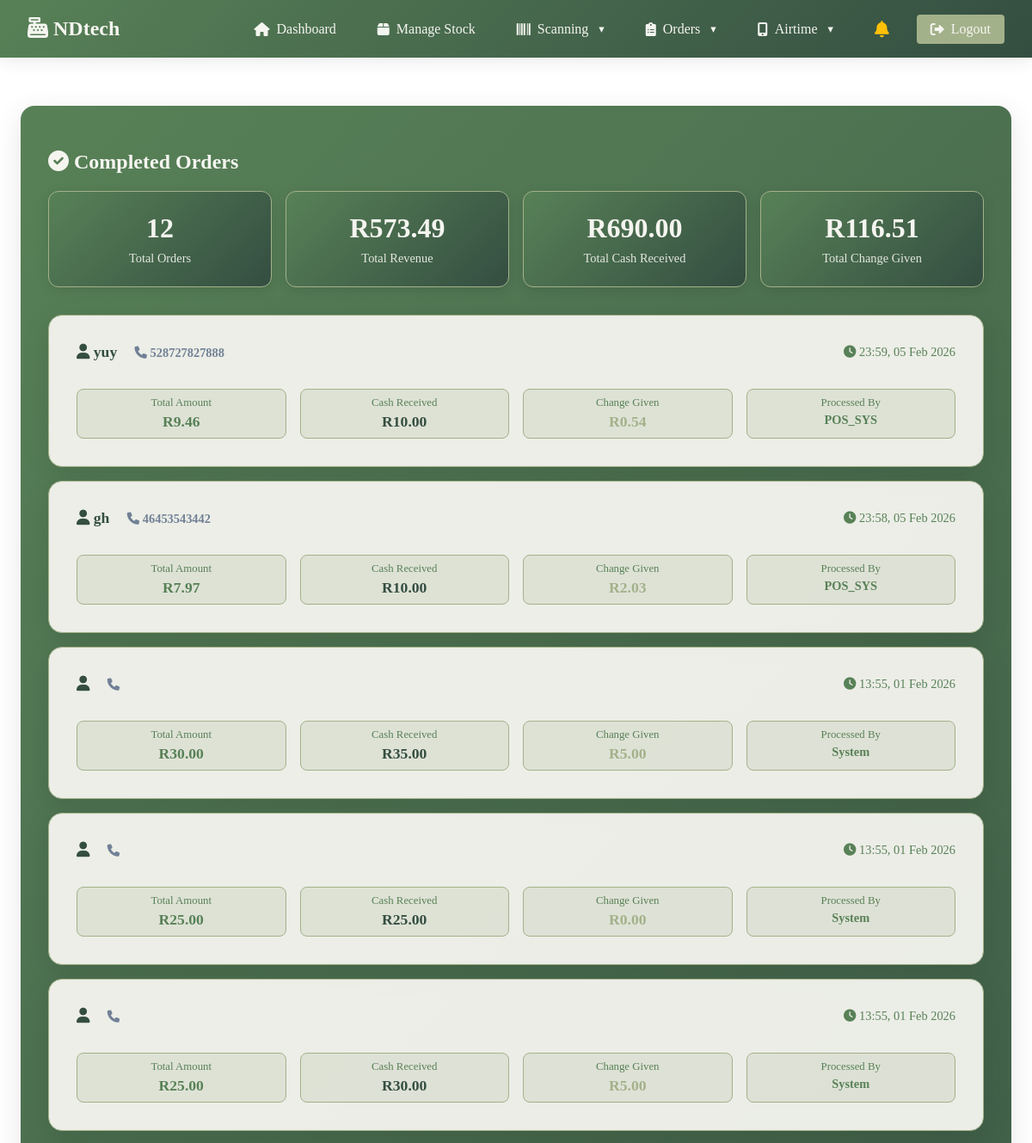
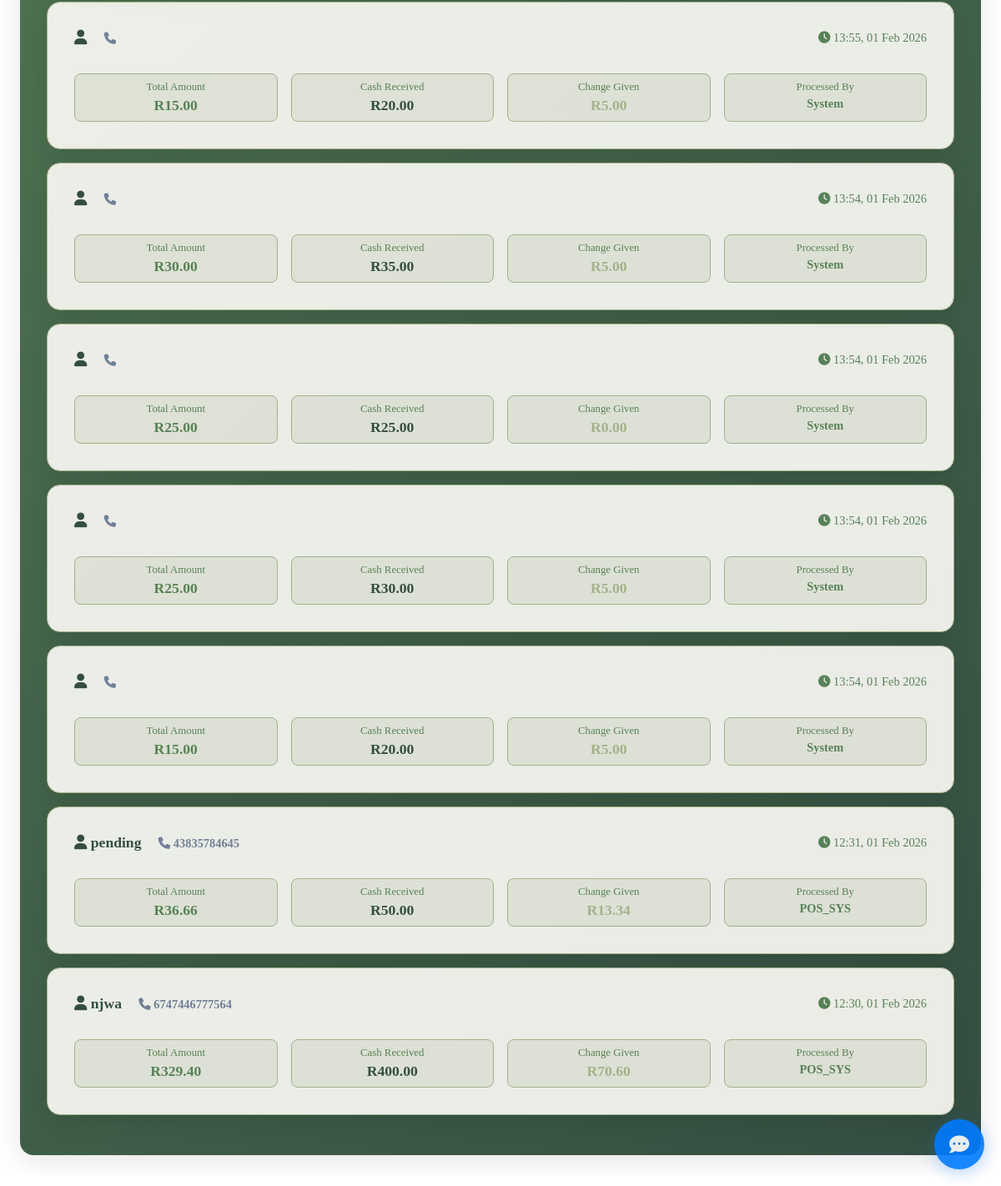
Screenshot of /completed_orders/ (signed in) with the database file from the repository (2 pictures, top to bottom).
### nano/models.py (models this page shows, shortened)
class CompletedOrder(models.Model):
    PAYMENT_METHOD_CHOICES = [
        ('cash', 'Cash'),
        ('card', 'Card'),
        ('mobile', 'Mobile Payment'),
    ]
    customer_name = models.CharField(max_length=100)
    customer_name_encrypted = models.TextField(blank=True, null=True)
    customer_phone = models.CharField(max_length=15)
    customer_phone_encrypted = models.TextField(blank=True, null=True)
    customer_email = models.EmailField(blank=True, null=True)
    customer_email_encrypted = models.TextField(blank=True, null=True)
    items = models.JSONField()  # Store cart items as JSON
    total = models.DecimalField(max_digits=10, decimal_places=2)
    cash_received = models.DecimalField(max_digits=10, decimal_places=2)
    change_given = models.DecimalField(max_digits=10, decimal_places=2)
    payment_method = models.CharField(max_length=10, choices=PAYMENT_METHOD_CHOICES, default='cash')
    completed_at = models.DateTimeField(auto_now_add=True)
    processed_by = models.ForeignKey(User, on_delete=models.SET_NULL, null=True)

### nano/views_legacy.py (the view)
# urls.py: path('completed_orders/', views.completed_orders, name='completed_orders'),
@login_required
def completed_orders(request):
    if not (request.user.is_superuser or (hasattr(request.user, 'userprofile') and request.user.userprofile.role in ['admin', 'manager', 'cashier'])):
        return HttpResponseForbidden("You do not have permission to access this page.")
    orders = CompletedOrder.objects.all().order_by('-completed_at')
    total_orders = orders.count()
    total_revenue = orders.aggregate(total=Sum('total'))['total'] or 0
    total_cash_received = orders.aggregate(total=Sum('cash_received'))['total'] or 0
    total_change_given = orders.aggregate(total=Sum('change_given'))['total'] or 0
    paginator = Paginator(orders, 20)
    page_number = request.GET.get('page')
    page_obj = paginator.get_page(page_number)
    return render(request, 'nano/completed_orders.html', {
        'orders': page_obj,
        'total_orders': total_orders,
        'total_revenue': total_revenue,
        'total_cash_received': total_cash_received,
        'total_change_given': total_change_given
    })

### nano/authentication.py (called while the page is built)
    def get_user(self, user_id):
        try:
            user = User.objects.get(pk=user_id)
            if not user.is_active:
                return None
            try:
                user_profile = UserProfile.objects.get(user=user)
                if not user_profile.is_active:
                    return None
            except UserProfile.DoesNotExist:
                pass
            return user
        except User.DoesNotExist:
            return None

### nano/context_processors.py (called while the page is built)
def user_company_name(request):
    if request.user.is_authenticated and hasattr(request.user, 'userprofile'):
        company_name = getattr(request.user.userprofile, 'company_name', None)
        if company_name:
            return {'user_company_name': company_name}
    return {'user_company_name': 'NDtech'}

### nano/templates/nano/completed_orders.html (shortened to what this page needs)
{% extends 'nano/base.html' %}
{% load static %}
{% load dict_filters %}
{% block extra_css %}
<link rel="stylesheet" href="{% static 'nano/completed_orders.css' %}">
{% endblock %}
{% block content %}
        <div class="orders-container">
            <h2><i class="fas fa-check-circle"></i> Completed Orders</h2>
            <div class="stats-summary">
                <div class="stat-card">
                    <div class="stat-value">{{ total_orders }}</div>
                    <div class="stat-label">Total Orders</div>
                </div>
                <div class="stat-card">
                    <div class="stat-value">R{{ total_revenue|floatformat:2 }}</div>
                    <div class="stat-label">Total Revenue</div>
                </div>
                <div class="stat-card">
                    <div class="stat-value">R{{ total_cash_received|floatformat:2 }}</div>
                    <div class="stat-label">Total Cash Received</div>
                </div>
                <div class="stat-card">
                    <div class="stat-value">R{{ total_change_given|floatformat:2 }}</div>
                    <div class="stat-label">Total Change Given</div>
                </div>
            </div>
            {% if orders %}
                {% for order in orders %}
                <div class="order-card" onclick="location.href='{% url 'completed_order_details' order.id %}'">
                    <div class="order-header">
                        <div class="order-customer">
                            <i class="fas fa-user"></i> {{ order.customer_name }}
                            <span style="margin-left: 1rem; color: #718096; font-size: 0.9rem;">
                                <i class="fas fa-phone"></i> {{ order.customer_phone }}
                            </span>
                        </div>
                        <div class="order-time">
                            <i class="fas fa-clock"></i> {{ order.completed_at|date:"H:i, d M Y" }}
                        </div>
                    </div>
                    <div class="order-details">
                        <div class="order-detail">
                            <div class="order-detail-label">Total Amount</div>
                            <div class="order-detail-value total-amount">R{{ order.total }}</div>
                        </div>
                        <div class="order-detail">
                            <div class="order-detail-label">Cash Received</div>
                            <div class="order-detail-value cash-received">R{{ order.cash_received }}</div>
                        </div>
                        <div class="order-detail">
                            <div class="order-detail-label">Change Given</div>
                            <div class="order-detail-value change-given">R{{ order.change_given }}</div>
                        </div>
                        <div class="order-detail">
                            <div class="order-detail-label">Processed By</div>
                            <div class="order-detail-value processed-by">{{ order.processed_by.username|default:"System" }}</div>
                        </div>
                    </div>
                </div>
                {% endfor %}
            {% else %}
                <div class="no-orders">
                    <i class="fas fa-inbox"></i>
                    <h3>No completed orders yet</h3>
                    <p>Completed orders will appear here once customers check out.</p>
                </div>
            {% endif %}
        </div>
{% endblock %}

### nano/static/nano/styles.css (style rules this page uses)
html, body { height: 100%; width: 100%; margin: 0; padding: 0; overflow: hidden; }

### nano/static/nano/notifications.css (style rules this page uses)
.stat-card { background: rgba(255, 255, 255, 0.1); padding: 15px; border-radius: 8px; text-align: center; backdrop-filter: blur(10px); }
.stat-label { font-size: 0.9rem; opacity: 0.9; }

### nano/static/nano/completed_orders.css (style rules this page uses)
.orders-container { background: linear-gradient(135deg, #588157, #344e41); backdrop-filter: blur(10px); border-radius: 1rem; padding: 2rem; box-shadow: 0 8px 32px rgba(0, 0, 0, 0.1); margin-top: 2rem; color: #f5f5f0; }
.order-card { background: rgba(245, 245, 240, 0.95); border: 2px solid #a3b18a; border-radius: 0.75rem; padding: 1.5rem; margin-bottom: 1rem; transition: all 0.3s ease; cursor: pointer; }
.order-header { display: flex; justify-content: space-between; align-items: center; margin-bottom: 1rem; flex-wrap: wrap; gap: 1rem; }
.order-customer { font-weight: 600; color: #344e41; font-size: 1.1rem; }
.order-time { color: #588157; font-size: 0.9rem; font-weight: 500; }
.order-details { display: grid; grid-template-columns: repeat(auto-fit, minmax(150px, 1fr)); gap: 1rem; margin-top: 1rem; }
.order-detail { text-align: center; padding: 0.5rem; background: rgba(163, 177, 138, 0.2); border-radius: 0.5rem; border: 1px solid #a3b18a; }
.order-detail-label { font-size: 0.8rem; color: #588157; margin-bottom: 0.25rem; font-weight: 500; }
.order-detail-value { font-weight: 600; color: #344e41; }
.total-amount { color: #588157; font-size: 1.1rem; }
.cash-received { color: #344e41; font-size: 1.1rem; }
.change-given { color: #a3b18a; font-size: 1.1rem; }
.processed-by { color: #588157; font-size: 0.9rem; }
.stats-summary { display: grid; grid-template-columns: repeat(auto-fit, minmax(200px, 1fr)); gap: 1rem; margin-bottom: 2rem; }
.stat-card { background: linear-gradient(135deg, #588157, #344e41); color: #f5f5f0; padding: 1.5rem; border-radius: 0.75rem; text-align: center; border: 1px solid #a3b18a; box-shadow: 0 4px 15px rgba(0, 0, 0, 0.1); }
.stat-value { font-size: 2rem; font-weight: 700; margin-bottom: 0.5rem; }
.stat-label { font-size: 0.9rem; opacity: 0.9; }
.order-card { background: rgba(245, 245, 240, 0.95); border-radius: 1rem; padding: 2rem; box-shadow: 0 8px 32px rgba(0, 0, 0, 0.1); border: 1px solid #a3b18a; }
.order-header { display: flex; justify-content: space-between; align-items: center; margin-bottom: 2rem; flex-wrap: wrap; gap: 1rem; }

### rows the page displays
CompletedOrder: customer_name "yuy", customer_phone "528727827888", completed_at "23:59, 05 Feb 2026", total "9.46", cash_received "10.00", change_given "0.54", processed_by.username "POS_SYS"
CompletedOrder: customer_name "gh", customer_phone "46453543442", completed_at "23:58, 05 Feb 2026", total "7.97", cash_received "10.00", change_given "2.03", processed_by.username "POS_SYS"
CompletedOrder: completed_at "13:55, 01 Feb 2026", total "30.00", cash_received "35.00", change_given "5.00", processed_by.username "System"
CompletedOrder: completed_at "13:55, 01 Feb 2026", total "25.00", cash_received "25.00", change_given "0.00", processed_by.username "System"
CompletedOrder: completed_at "13:55, 01 Feb 2026", total "25.00", cash_received "30.00", change_given "5.00", processed_by.username "System"
CompletedOrder: completed_at "13:55, 01 Feb 2026", total "15.00", cash_received "20.00", change_given "5.00", processed_by.username "System"
CompletedOrder: completed_at "13:54, 01 Feb 2026", total "30.00", cash_received "35.00", change_given "5.00", processed_by.username "System"
CompletedOrder: completed_at "13:54, 01 Feb 2026", total "25.00", cash_received "25.00", change_given "0.00", processed_by.username "System"
CompletedOrder: completed_at "13:54, 01 Feb 2026", total "25.00", cash_received "30.00", change_given "5.00", processed_by.username "System"
CompletedOrder: completed_at "13:54, 01 Feb 2026", total "15.00", cash_received "20.00", change_given "5.00", processed_by.username "System"
CompletedOrder: customer_name "pending", customer_phone "43835784645", completed_at "12:31, 01 Feb 2026", total "36.66", cash_received "50.00", change_given "13.34", processed_by.username "POS_SYS"
CompletedOrder: customer_name "njwa", customer_phone "6747446777564", completed_at "12:30, 01 Feb 2026", total "329.40", cash_received "400.00", change_given "70.60", processed_by.username "POS_SYS"

### other values shown
{{ user_company_name|default:"NDtech" }} "NDtech"
{{ total_orders }} "12"
{{ total_revenue|floatformat:2 }} "573.49"
{{ total_cash_received|floatformat:2 }} "690.00"
{{ total_change_given|floatformat:2 }} "116.51"
